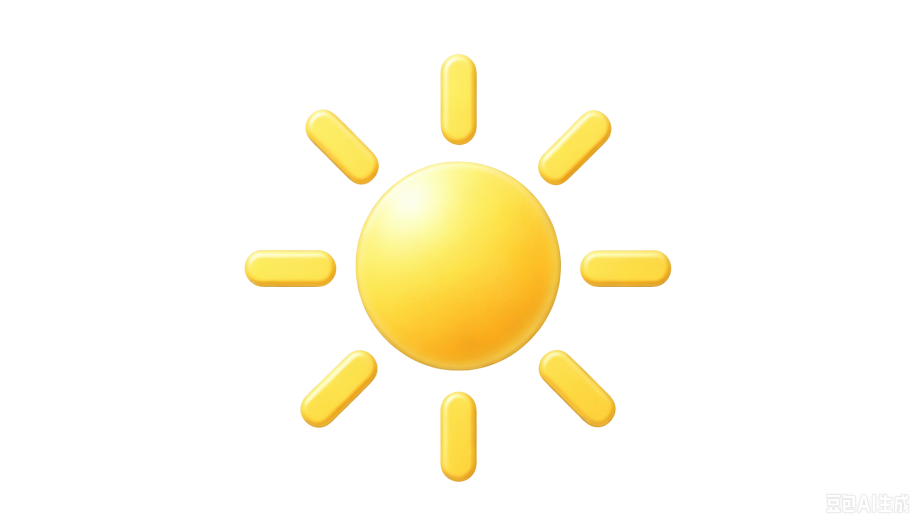
#> input picture design/figma/battery/source/brightness_raw.png, 2752 x 1568 px, given in place of home_raw.png, which was not available (shown at 1/3 size)
$ python convert_battery_assets.py
#> lines starting #> are read from the running program, lines starting #| are printed output that depends on the picture; pictures that were not available may be replaced by others from this repository, and a replacement may not be noted
"""Convert Figma originals to bounded WebP and extract original gauge path geometry.
Pillow required. Crops/rotation reproduce the image-fill transforms in Figma, not approximate icons.
"""
from pathlib import Path
from PIL import Image, ImageOps
import xml.etree.ElementTree as ET
import hashlib, json
ROOT=Path(__file__).resolve().parents[1]
SOURCE=ROOT/'design/figma/battery/source'
RES=ROOT/'app/src/main/res'
records=[]
# Normalized crops from get_design_context image-fill transforms.
crops={'brightness':(.4737/1.9474,.0548/1.1095,1/1.9474,1/1.1095),
       'temperature':(2.6875/6.375,.7257/3.6323,1/6.375,1/3.6323)}
nodes={'home':'6194:1737','brightness':'6192:1266','temperature':'6192:1273','voltage':'6192:1281','type':'6192:1287','capacity':'6192:1294','health_good':'6192:1300','health_bad':'6192:1382'}
for name,node in nodes.items():
    source=SOURCE/f'{name}_raw.png'
    original=Image.open(source).convert('RGBA')
#> original is the input picture: PIL image 2752x1568 RGBA; mean R, G, B, A 31, 27.1, 11.3, 30.9
    if name in crops:
        x,y,w,h=crops[name]
        original=original.crop((round(x*original.width),round(y*original.height),round((x+w)*original.width),round((y+h)*original.height)))
    elif name=='home':
        original=original.crop((original.width*7/32,original.height/16,original.width*25/32,original.height*15/16))
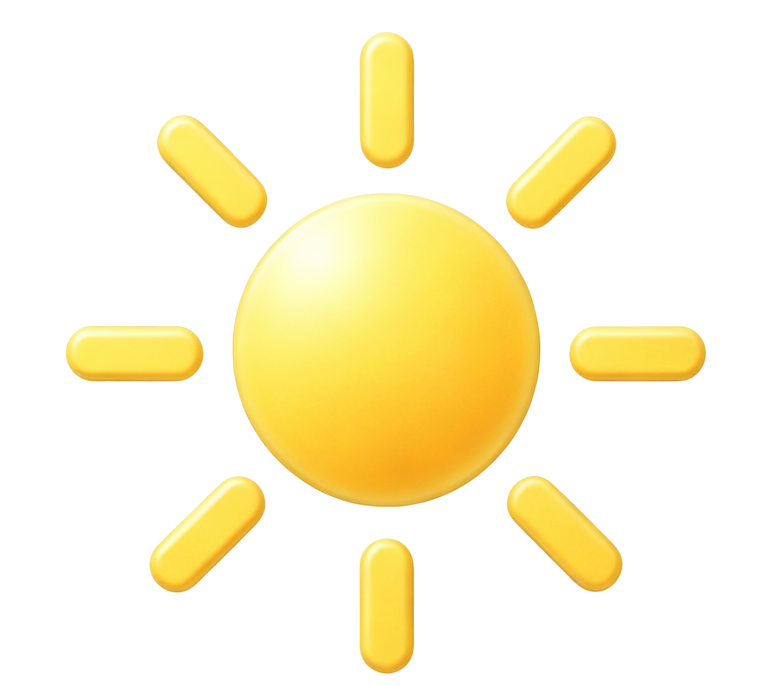
#> original: PIL image 1548x1372 RGBA (shown at 1/2 size); mean R, G, B, A 61.9, 53.8, 21.8, 62.3; transparent parts drawn white
    for density,scale in [('mdpi',1),('hdpi',1.5),('xhdpi',2),('xxhdpi',3),('xxxhdpi',4)]:
        size=round(32*scale)
        canvas=Image.new('RGBA',(size,size))
        if name=='home':
            icon=original.resize((round(20.124*scale),round(31.303*scale)),Image.Resampling.LANCZOS).rotate(-27.09,Image.Resampling.BICUBIC,expand=True)
            canvas.alpha_composite(icon,(round(15.83*scale-icon.width/2),round(15.52*scale-icon.height/2)))
        else:
            icon=ImageOps.contain(original,(size,size),Image.Resampling.LANCZOS)
            canvas.alpha_composite(icon,((size-icon.width)//2,(size-icon.height)//2))
        resource='ic_tool_battery' if name=='home' else f'battery_{name}'
        canvas.save(RES/f'drawable-{density}/{resource}.webp','WEBP',lossless=True,exact=True)
#> this loop made 5 passes
#> pass 1, `icon=original.resize((round(20.124*scale),round(31.303*scale)),Image.R..`:
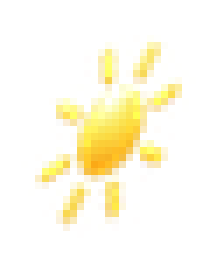
#> icon: PIL image 32x37 RGBA (shown 7 times larger); mean R, G, B, A 66.2, 56.7, 21.8, 33.6; transparent parts drawn white
#> pass 1, `canvas.save(RES/f'drawable-{density}/{resource}.webp','WEBP',lossless=..`:
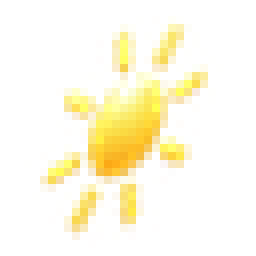
#> saved as ic_tool_battery.webp: PIL image 32x32 RGBA (shown 8 times larger); mean R, G, B, A 76.6, 65.5, 25.3, 38.9; transparent parts drawn white
#> after the loop:
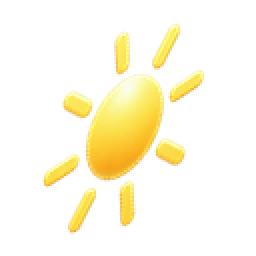
#> canvas: PIL image 128x128 RGBA (shown 2 times larger); mean R, G, B, A 48, 41.3, 15.9, 38; transparent parts drawn white
#> after the loop:
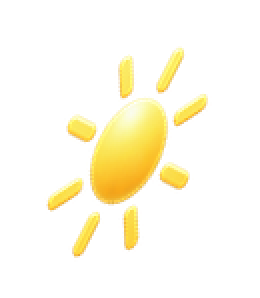
#> icon: PIL image 130x149 RGBA (shown 2 times larger); mean R, G, B, A 40.6, 34.9, 13.5, 32.2; transparent parts drawn white
#> pass 3 of the loop `for name,node in nodes.items():`:
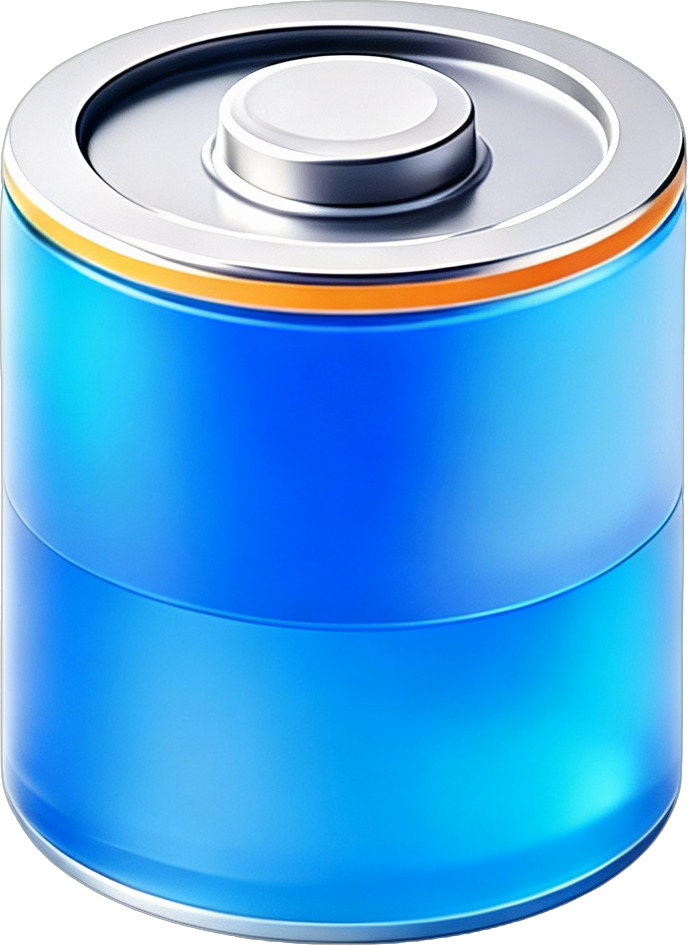
#> input picture design/figma/battery/source/capacity_raw.png, 688 x 946 px, given in place of temperature_raw.png, which was not available
#> original is the input picture: PIL image 688x946 RGBA; mean R, G, B, A 77.7, 152.8, 207, 233.5
#> after the loop `for density,scale in [('mdpi',1),('hdpi',1.5),('xhdpi',2),('xxhdpi',3)..`:
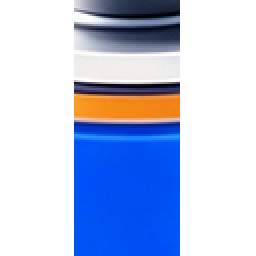
#> canvas: PIL image 128x128 RGBA (shown 2 times larger); mean R, G, B, A 31.9, 45.1, 77.6, 105.2; transparent parts drawn white
#> after the loop `for density,scale in [('mdpi',1),('hdpi',1.5),('xhdpi',2),('xxhdpi',3)..`:
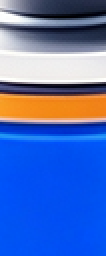
#> icon: PIL image 53x128 RGBA (shown 2 times larger); mean R, G, B, A 76.9, 109, 187.3, 254.1; transparent parts drawn white
#> (the run stopped early here; a loop or call above may not have finished)
